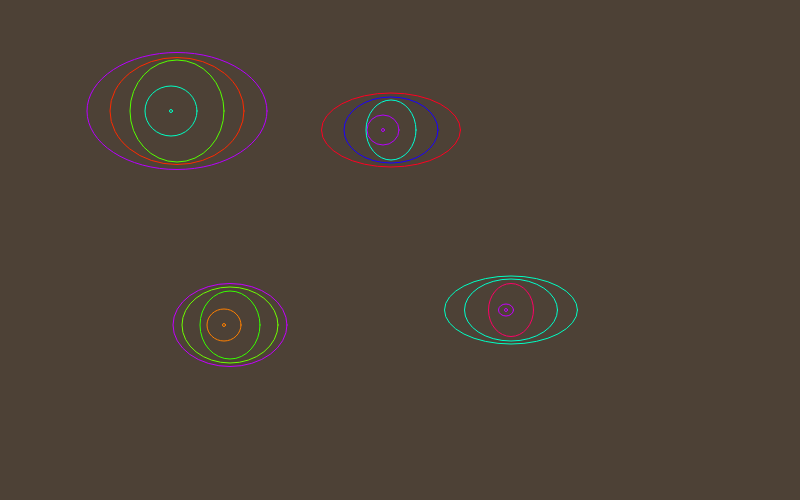
Frame 1 (no input)
Frame 60 (no input): identical to frame 1, image omitted
Frame 120 (the mouse pressed at the canvas centre since frame 60): identical to frame 1, image omitted

The p5.js sketch that drew this single still picture (run headless with seeded random() and noise() and a simulated clock; from frame 60 on, the mouse is pressed at the canvas centre):

// p5.js sketch
// ── sketch.js
//doug
//non-overlaping circle code from
//https://gist.github.com/nick3499/fe7387e95a73393b5a3972f351d3f860

// BC = (B)orrowed (C)ode marker means this line was from URL above

//BC (renamed)
var dots = [];

function setup() {
  createCanvas(800, 500);
  colorMode(HSB, 360, 100, 100);
  //implemented Emily Bowe's instruction set, this is the 2 dice roll
  ellipses = round(random(1,12));
  console.log("ellipses = " + ellipses);
  let i = 0;

     //BC borrowed but modified this while loop to create this array of circles
     // basically i leveraged the overlap test
     while (i  < ellipses) {

     console.log("here");
     //BC borrowed code but change the radius for a dot
     // also changed things to add extra ellipses , offsets
       var dot = {
           //BC I changed this so nothing is within 100 px of the margins 
           x: round(random(100,700)),
           y: round(random(100,400)),
           r: 3, // 3 for a dot
           //first ellipse height, radius, offset

           //added these for more ellipses... thought about making these into different arrays, but decided this might simpler first time coding this.
           r2: round(random(10,80)),
           o2: round(random(0,3)),
           c2: round(random(0,360)),

           r3: round(random(15,60)),
           o3: round(random(5,10)),
           c3: round(random(0,360)),

           r4: round(random(15,60)),
           o4: round(random(5,10)),
           c4: round(random(0,360)),

           r5: round(random(15,60)),
           o5: round(random(5,10)),
           c5: round(random(0,360))
           }

       //BC borrowed & modifed this overlap test
       //I added annotations to demonstrate I understand what its doing
       var overlapping = false;
       //for each circle, calc the distance between the center of our current circle, against all other circles 
      //console.log("i=" + i);
       for (var j = 0; j < dots.length; j++) {
       //BC copy the array , so we can do compares
       var other = dots[j];

       //BC next couple lines we will do the compare. but rather than
       // BC only test radius, I made sure, none is within 100 pixels
       var d = dist(dot.x, dot.y, other.x, other.y);
         // original:  if (d < circle.r + other.r) {
          if (d < dot.r + 150) {
            overlapping = true;
            }
       }
      //BC this is per the original code, only add to the array if not overlapping
      if (!overlapping) {
      dots.push(dot);
         }

     i++;
     }
}

function draw() {

background(30,30,30);
stroke(30,100,100);
noFill();
//line(10,10,300,300);

for (var i = 0; i < dots.length; i++) {
    //fill(random(128, 255), random(128, 255), random(128, 255));
    //noStroke();
    //BC borrowed this ellipse loop
    ellipse(dots[i].x, dots[i].y, dots[i].r, dots[i].r);
    stroke(dots[i].c1,100,100);
noFill();
    ellipse(dots[i].x, dots[i].y, dots[i].r2, dots[i].r2-dots[i].o2);
    stroke(dots[i].c2,100,100);
    ellipse(dots[i].x+dots[i].o3, dots[i].y, dots[i].r2+dots[i].r3, dots[i].r2+dots[i].r3+dots[i].o2+dots[i].o3);
    stroke(dots[i].c3,100,100);
    ellipse(dots[i].x+dots[i].o3, dots[i].y, dots[i].r2+dots[i].r3+dots[i].r4, dots[i].r2+dots[i].r3+dots[i].o2+dots[i].o3+dots[i].o4);
    stroke(dots[i].c4,100,100);
    ellipse(dots[i].x+dots[i].o3, dots[i].y, dots[i].r2+dots[i].r3+dots[i].r4+dots[i].r5, dots[i].r2+dots[i].r3+dots[i].o2+dots[i].o3+dots[i].o4+dots[i].o5);
    }
}
